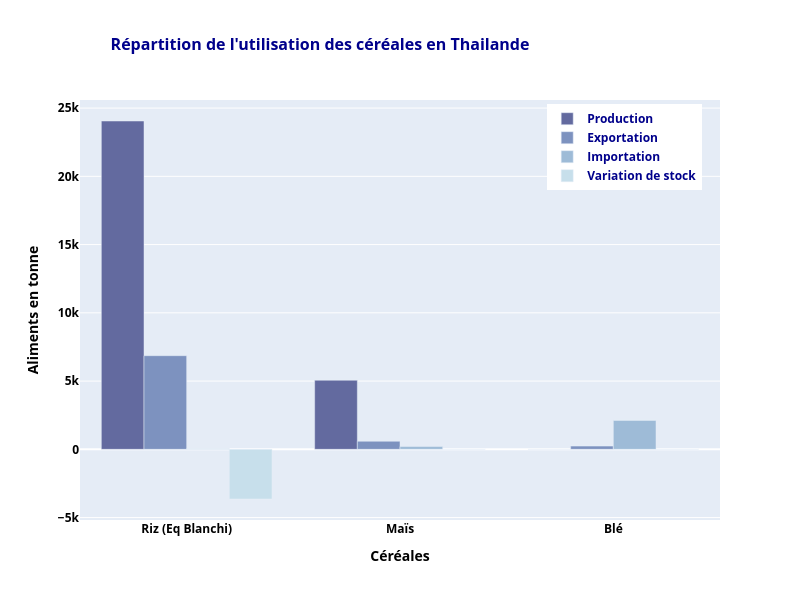

Notebook code for this chart:
### Code cell
#Graphique en barre représentant l'utilisation de chaque céréales en Thailande

#Liste des nom des céréales
liste_nom_cereales = list(utilisation_cereales_thailande_groupby_cereales['Produit'])

#Liste de la quantité des céréales utilisée pour l'exportation'
liste_exportation_cereales = list(utilisation_cereales_thailande_groupby_cereales['Exportations_tonne'])

#Liste de la quantité des céréales utilisée pour l'importation'
liste_importation_cereales = list(utilisation_cereales_thailande_groupby_cereales['Importations_tonne'])

#Liste de la quantité des céréales utilisée pour la production
liste_production_cereales = list(utilisation_cereales_thailande_groupby_cereales['Production_tonne'])

#Liste de la quantité des céréales utilisée pour la variation de stock
liste_variation_stock_cereales = list(utilisation_cereales_thailande_groupby_cereales['Variation_stock_tonne'])


#Graphique

font_title = {
  'color':  'darkblue',
  'weight': 'bold',
  'size':16
}

font_label = {
  'color':  'darkblue',
  'weight': 'bold',
  'size':12
}

fig_utilisation_cereales_thailande = go.Figure(
    data=[
        go.Bar(name='Production', x=liste_nom_cereales, y=liste_production_cereales, marker_color='#636A9F'),
        go.Bar(name='Exportation', x=liste_nom_cereales, y=liste_exportation_cereales, marker_color='#7D92BF'),
        go.Bar(name='Importation', x=liste_nom_cereales, y=liste_importation_cereales, marker_color='#9EBBD7'),       
        go.Bar(name='Variation de stock', x=liste_nom_cereales, y=liste_variation_stock_cereales, marker_color='#C7DFEB')
    ],
    layout = go.Layout(
        title = go.layout.Title(text = "Répartition de l'utilisation des céréales en Thailande", font=font_title, x = 0.4),
        xaxis = go.layout.XAxis(title = 'Céréales', color='black'),
        yaxis = go.layout.YAxis(title = 'Aliments en tonne', color='black')
    )
)

fig_utilisation_cereales_thailande.update_layout(
    barmode='group',
    height=600,
    width=800,
    font=font_label,
    legend=dict(x=0.73, y=0.99)
)
fig_utilisation_cereales_thailande.show()

### Figure 1 — Plotly figure (JSON) as saved in the notebook; plotly's stock layout.template omitted (floating-point values rounded to 4 significant figures)
{"data": [{"marker": {"color": "#636A9F"}, "name": "Production", "type": "bar", "x": ["Riz (Eq Blanchi)", "Maïs", "Blé"], "y": [24054, 5063, 2]}, {"marker": {"color": "#7D92BF"}, "name": "Exportation", "type": "bar", "x": ["Riz (Eq Blanchi)", "Maïs", "Blé"], "y": [6860, 591, 237]}, {"marker": {"color": "#9EBBD7"}, "name": "Importation", "type": "bar", "x": ["Riz (Eq Blanchi)", "Maïs", "Blé"], "y": [50, 206, 2118]}, {"marker": {"color": "#C7DFEB"}, "name": "Variation de stock", "type": "bar", "x": ["Riz (Eq Blanchi)", "Maïs", "Blé"], "y": [-3638, 0, 0]}], "layout": {"barmode": "group", "font": {"color": "darkblue", "size": 12, "weight": "bold"}, "height": 600, "legend": {"x": 0.73, "y": 0.99}, "title": {"font": {"color": "darkblue", "size": 16, "weight": "bold"}, "text": "Répartition de l'utilisation des céréales en Thailande", "x": 0.4}, "width": 800, "xaxis": {"color": "black", "title": {"text": "Céréales"}}, "yaxis": {"color": "black", "title": {"text": "Aliments en tonne"}}}}
